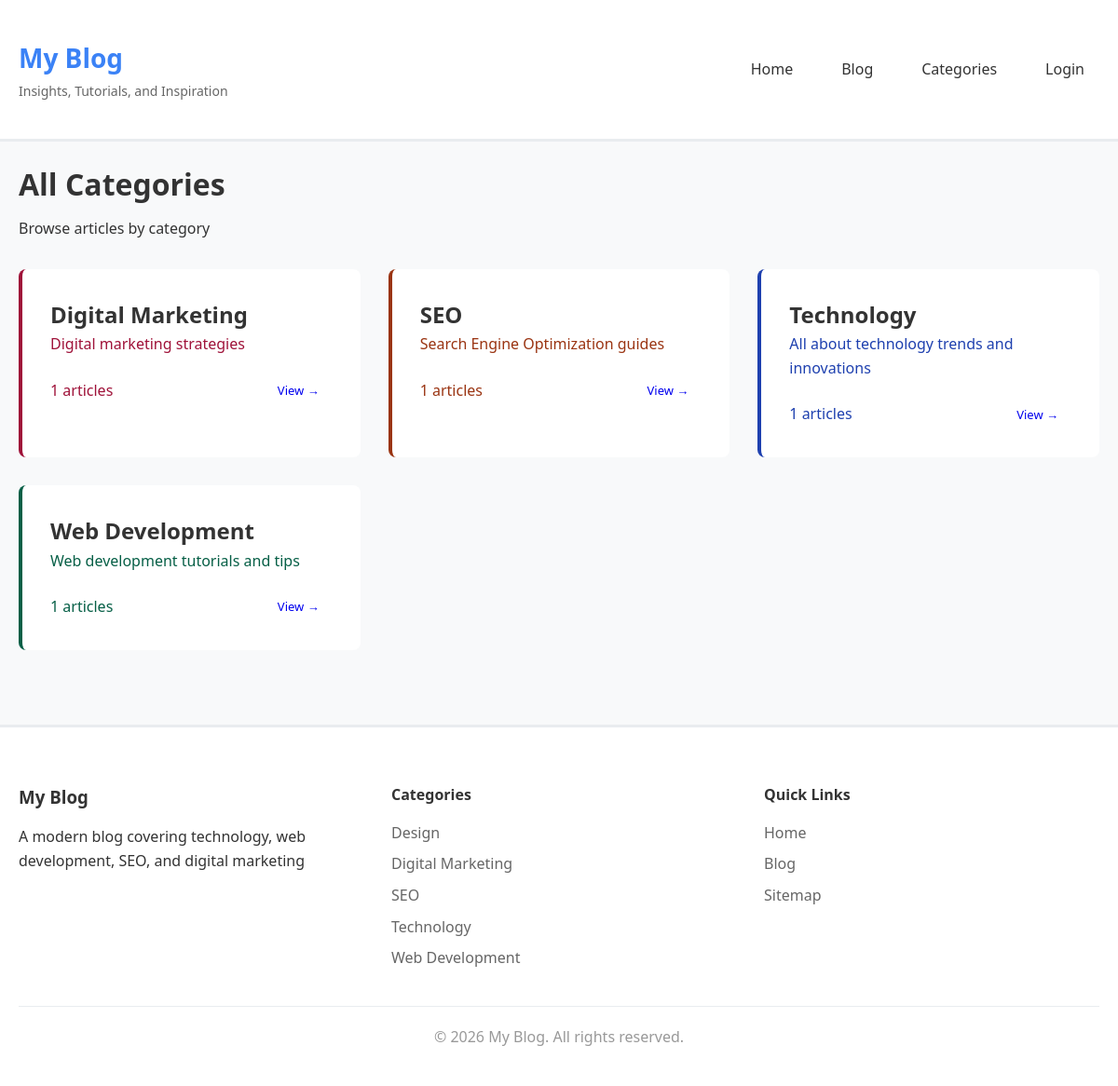
/categories.php, run on the app's committed database.
### tables this page shows
CREATE TABLE categories (
    id INT PRIMARY KEY AUTO_INCREMENT,
    name VARCHAR(100) UNIQUE NOT NULL,
    slug VARCHAR(100) UNIQUE NOT NULL,
    description TEXT,
    parent_id INT DEFAULT NULL,
    meta_title VARCHAR(255),
    meta_description TEXT,
    created_at TIMESTAMP DEFAULT CURRENT_TIMESTAMP,
    FOREIGN KEY (parent_id) REFERENCES categories(id) ON DELETE SET NULL,
    INDEX idx_slug (slug)
);

CREATE TABLE site_settings (
    id INT PRIMARY KEY AUTO_INCREMENT,
    setting_key VARCHAR(100) UNIQUE NOT NULL,
    setting_value TEXT,
    created_at TIMESTAMP DEFAULT CURRENT_TIMESTAMP,
    updated_at TIMESTAMP DEFAULT CURRENT_TIMESTAMP ON UPDATE CURRENT_TIMESTAMP
);

### includes/functions.php (called while the page is built, shortened)
<?php
require_once __DIR__ . '/config.php';
function getCategories() {
    global $pdo;
    $stmt = $pdo->query("SELECT c.*, COUNT(p.id) as post_count FROM categories c
                        LEFT JOIN posts p ON c.id = p.category_id AND p.status = 'published' AND p.publish_date <= NOW()
                        GROUP BY c.id
                        ORDER BY c.name");
    return $stmt->fetchAll();
}
function getSiteSetting($key, $default = '') {
    global $pdo;
    $stmt = $pdo->prepare("SELECT setting_value FROM site_settings WHERE setting_key = ?");
    $stmt->execute([$key]);
    $result = $stmt->fetchColumn();
    return $result !== false ? $result : $default;
}
?>

### categories.php (the view, shortened to what this page needs)
<?php
require_once 'includes/functions.php';
$categories = getCategories();
include 'includes/header.php';
?>
<div class="container">
    <div class="page-header">
        <h1>All Categories</h1>
        <p>Browse articles by category</p>
    </div>
    <div class="categories-grid-page">
        <?php foreach ($categories as $category): ?>
            <?php if ($category['post_count'] > 0): ?>
                <div class="category-card category-<?php echo $category['slug']; ?>">
                    <h2><a href="category.php?slug=<?php echo $category['slug']; ?>"><?php echo $category['name']; ?></a></h2>
                    <p><?php echo $category['description']; ?></p>
                    <div class="category-footer">
                        <span><?php echo $category['post_count']; ?> articles</span>
                        <a href="category.php?slug=<?php echo $category['slug']; ?>" class="btn btn-small">View →</a>
                    </div>
                </div>
            <?php endif; ?>
        <?php endforeach; ?>
    </div>
</div>
<?php include 'includes/footer.php'; ?>

### includes/footer.php (shortened to what this page needs)
    </main>
    <footer class="site-footer">
        <div class="container">
            <div class="footer-content">
                <div class="footer-section">
                    <h3><?php echo SITE_NAME; ?></h3>
                    <p><?php echo getSiteSetting('site_description', SITE_TAGLINE); ?></p>
                </div>
                <div class="footer-section">
                    <h4>Categories</h4>
                    <ul>
                        <?php
                        $footer_categories = getCategories();
                        foreach (array_slice($footer_categories, 0, 5) as $cat):
                        ?>
                            <li><a href="<?php echo SITE_URL; ?>/category.php?slug=<?php echo $cat['slug']; ?>"><?php echo $cat['name']; ?></a></li>
                        <?php endforeach; ?>
                    </ul>
                </div>
                <div class="footer-section">
                    <h4>Quick Links</h4>
                    <ul>
                        <li><a href="<?php echo SITE_URL; ?>/index.php">Home</a></li>
                        <li><a href="<?php echo SITE_URL; ?>/blog.php">Blog</a></li>
                        <li><a href="<?php echo SITE_URL; ?>/sitemap.php">Sitemap</a></li>
                    </ul>
                </div>
            </div>
            <div class="footer-bottom">
                <p>&copy; <?php echo date('Y'); ?> <?php echo SITE_NAME; ?>. All rights reserved.</p>
            </div>
        </div>
    </footer>
</body>
</html>

### css/style.css (style rules this page uses)
* { margin: 0; padding: 0; box-sizing: border-box; }
body { font-family: 'Segoe UI', Tahoma, Geneva, Verdana, sans-serif; background: #f8f9fa; color: #333; line-height: 1.6; }
.container { max-width: 1200px; margin: 0 auto; padding: 20px; }
.category-technology { background: #dbeafe; color: #1e40af; }
.category-web-development { background: #d1fae5; color: #065f46; }
.category-seo { background: #fed7aa; color: #9a3412; }
.category-digital-marketing { background: #fce7f3; color: #9f1239; }
.categories-grid-page { display: grid; grid-template-columns: repeat(auto-fill, minmax(300px, 1fr)); gap: 30px; }
.category-card { background: white; padding: 30px; border-radius: 8px; border-left: 4px solid; }
.category-card h2 a { color: #333; text-decoration: none; }
.category-footer { display: flex; justify-content: space-between; align-items: center; margin-top: 20px; }
.btn { display: inline-block; padding: 10px 20px; border-radius: 4px; text-decoration: none; border: none; cursor: pointer; font-size: 14px; transition: all 0.3s; }
.btn-small { padding: 6px 14px; font-size: 13px; }
.site-footer { background: white; border-top: 3px solid #e9ecef; padding: 40px 0 20px; margin-top: 60px; }
.footer-content { display: grid; grid-template-columns: repeat(auto-fit, minmax(200px, 1fr)); gap: 40px; margin-bottom: 30px; }
.footer-section h3, .footer-section h4 { margin-bottom: 15px; color: #333; }
.footer-section ul { list-style: none; }
.footer-section li { margin-bottom: 8px; }
.footer-section a { color: #666; text-decoration: none; }
.footer-bottom { text-align: center; padding-top: 20px; border-top: 1px solid #e9ecef; color: #999; }
.page-header { margin-bottom: 30px; }
.page-header h1 { margin-bottom: 10px; }

### data on the page
categories: name "Digital Marketing", description "Digital marketing strategies", post_count "1"
categories: name "SEO", description "Search Engine Optimization guides", post_count "1"
categories: name "Technology", description "All about technology trends and innovations", post_count "1"
categories: name "Web Development", description "Web development tutorials and tips", post_count "1"
site_settings: setting_value "A modern blog covering technology, web development, SEO, and digital marketing"
categories: name "Design"

### other printed values
SITE_NAME "My Blog"
SITE_TAGLINE "Insights, Tutorials, and Inspiration"
